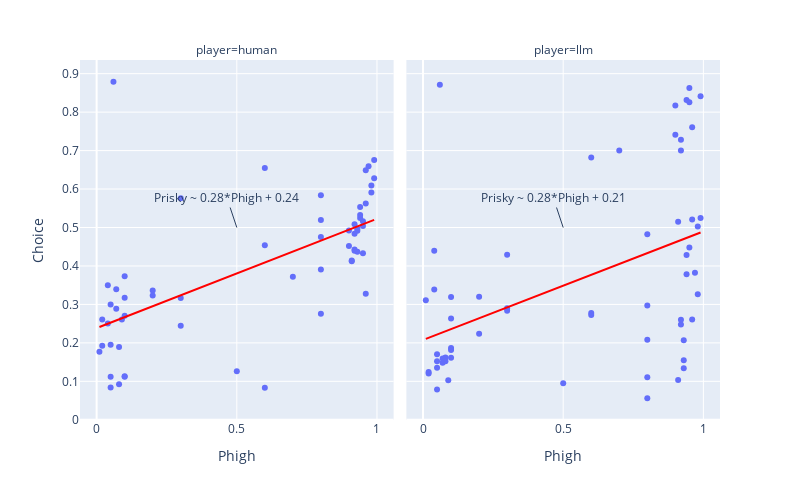

Write notebook code for a chart like this one.
### Code cell
est_agg['player'] = 'human'
df_llm_agg['player'] = 'llm'
combined = pd.concat([est_agg, df_llm_agg])
fig = px.scatter(combined, x='Phigh', y='Choice', trendline="ols", facet_col='player', trendline_color_override='red', width=800, height=500,)
results = px.get_trendline_results(fig)
stats0 = results['px_fit_results'].values[0]
stats1 = results['px_fit_results'].values[1]
# add the slop and intercept of the trendline to the plot 
fig.add_annotation(x=0.5, y=0.5, text=f"Prisky ~ {stats0.params[1]:.2f}*Phigh + {stats0.params[0]:.2f}")
fig.add_annotation(x=0.5, y=0.5, text=f"Prisky ~ {stats1.params[1]:.2f}*Phigh + {stats1.params[0]:.2f}", col=2, row=1)

fig.show()

### Figure 1 — Plotly figure (JSON) as saved in the notebook; plotly's stock layout.template omitted (floating-point values rounded to 4 significant figures)
{"data": [{"hovertemplate": "player=human<br>Phigh=%{x}<br>Choice=%{y}<extra></extra>", "legendgroup": "", "marker": {"color": "#636efa", "symbol": "circle"}, "mode": "markers", "name": "", "orientation": "v", "showlegend": false, "type": "scatter", "x": [0.96, 0.95, 0.3, 0.2, 0.9, 0.99, 0.7, 0.1, 0.95, 0.92, 0.02, 0.94, 0.05, 0.6, 0.08, 0.07, 0.1, 0.2, 0.9, 0.6, 0.1, 0.91, 0.8, 0.05, 0.02, 0.05, 0.93, 0.8, 0.92, 0.91, 0.95, 0.93, 0.96, 0.05, 0.93, 0.08, 0.8, 0.07, 0.3, 0.98, 0.8, 0.92, 0.06, 0.96, 0.8, 0.1, 0.04, 0.98, 0.5, 0.04, 0.94, 0.09, 0.1, 0.01, 0.97, 0.94, 0.6, 0.99, 0.3, 0.92], "xaxis": "x", "y": [0.3275, 0.504, 0.2445, 0.3235, 0.452, 0.6755, 0.372, 0.2705, 0.433, 0.4395, 0.261, 0.5535, 0.112, 0.655, 0.189, 0.3395, 0.3735, 0.3365, 0.492, 0.083, 0.112, 0.412, 0.3905, 0.084, 0.1925, 0.195, 0.497, 0.584, 0.5085, 0.414, 0.516, 0.4915, 0.649, 0.3, 0.437, 0.0925, 0.276, 0.2885, 0.576, 0.609, 0.5195, 0.484, 0.879, 0.5625, 0.475, 0.3175, 0.2505, 0.591, 0.1265, 0.35, 0.5245, 0.261, 0.1135, 0.177, 0.659, 0.5325, 0.454, 0.628, 0.317, 0.4425], "yaxis": "y"}, {"hovertemplate": "<b>OLS trendline</b><br>Choice = 0.28441 * Phigh + 0.2384<br>R<sup>2</sup>=0.409414<br><br>player=human<br>Phigh=%{x}<br>Choice=%{y} <b>(trend)</b><extra></extra>", "legendgroup": "", "line": {"color": "red"}, "marker": {"color": "#636efa", "symbol": "circle"}, "mode": "lines", "name": "", "showlegend": false, "type": "scatter", "x": [0.01, 0.02, 0.02, 0.04, 0.04, 0.05, 0.05, 0.05, 0.05, 0.06, 0.07, 0.07, 0.08, 0.08, 0.09, 0.1, 0.1, 0.1, 0.1, 0.1, 0.2, 0.2, 0.3, 0.3, 0.3, 0.5, 0.6, 0.6, 0.6, 0.7, 0.8, 0.8, 0.8, 0.8, 0.8, 0.9, 0.9, 0.91, 0.91, 0.92, 0.92, 0.92, 0.92, 0.93, 0.93, 0.93, 0.94, 0.94, 0.94, 0.95, 0.95, 0.95, 0.96, 0.96, 0.96, 0.97, 0.98, 0.98, 0.99, 0.99], "xaxis": "x", "y": [0.2412, 0.2441, 0.2441, 0.2498, 0.2498, 0.2526, 0.2526, 0.2526, 0.2526, 0.2555, 0.2583, 0.2583, 0.2612, 0.2612, 0.264, 0.2668, 0.2668, 0.2668, 0.2668, 0.2668, 0.2953, 0.2953, 0.3237, 0.3237, 0.3237, 0.3806, 0.409, 0.409, 0.409, 0.4375, 0.4659, 0.4659, 0.4659, 0.4659, 0.4659, 0.4944, 0.4944, 0.4972, 0.4972, 0.5001, 0.5001, 0.5001, 0.5001, 0.5029, 0.5029, 0.5029, 0.5057, 0.5057, 0.5057, 0.5086, 0.5086, 0.5086, 0.5114, 0.5114, 0.5114, 0.5143, 0.5171, 0.5171, 0.52, 0.52], "yaxis": "y"}, {"hovertemplate": "player=llm<br>Phigh=%{x}<br>Choice=%{y}<extra></extra>", "legendgroup": "", "marker": {"color": "#636efa", "symbol": "circle"}, "mode": "markers", "name": "", "orientation": "v", "showlegend": false, "type": "scatter", "x": [0.96, 0.95, 0.3, 0.2, 0.9, 0.99, 0.7, 0.1, 0.95, 0.92, 0.02, 0.94, 0.05, 0.6, 0.08, 0.07, 0.1, 0.2, 0.9, 0.6, 0.1, 0.91, 0.8, 0.05, 0.02, 0.05, 0.93, 0.8, 0.92, 0.91, 0.95, 0.93, 0.96, 0.05, 0.93, 0.08, 0.8, 0.07, 0.3, 0.98, 0.8, 0.92, 0.06, 0.96, 0.8, 0.1, 0.04, 0.98, 0.5, 0.04, 0.94, 0.09, 0.1, 0.01, 0.97, 0.94, 0.6, 0.99, 0.3, 0.92], "xaxis": "x2", "y": [0.5205, 0.863, 0.29, 0.32, 0.7415, 0.8415, 0.7005, 0.1865, 0.8255, 0.7285, 0.1205, 0.8315, 0.1355, 0.682, 0.162, 0.148, 0.1615, 0.224, 0.817, 0.278, 0.1815, 0.515, 0.208, 0.0785, 0.124, 0.1525, 0.1545, 0.1105, 0.2475, 0.1035, 0.448, 0.134, 0.2605, 0.1705, 0.2065, 0.1525, 0.056, 0.1595, 0.429, 0.3265, 0.4825, 0.7005, 0.8715, 0.761, 0.297, 0.2635, 0.4395, 0.5025, 0.095, 0.3385, 0.4285, 0.1025, 0.3195, 0.311, 0.3825, 0.3785, 0.2725, 0.5245, 0.2835, 0.26], "yaxis": "y2"}, {"hovertemplate": "<b>OLS trendline</b><br>Choice = 0.282178 * Phigh + 0.207699<br>R<sup>2</sup>=0.213810<br><br>player=llm<br>Phigh=%{x}<br>Choice=%{y} <b>(trend)</b><extra></extra>", "legendgroup": "", "line": {"color": "red"}, "marker": {"color": "#636efa", "symbol": "circle"}, "mode": "lines", "name": "", "showlegend": false, "type": "scatter", "x": [0.01, 0.02, 0.02, 0.04, 0.04, 0.05, 0.05, 0.05, 0.05, 0.06, 0.07, 0.07, 0.08, 0.08, 0.09, 0.1, 0.1, 0.1, 0.1, 0.1, 0.2, 0.2, 0.3, 0.3, 0.3, 0.5, 0.6, 0.6, 0.6, 0.7, 0.8, 0.8, 0.8, 0.8, 0.8, 0.9, 0.9, 0.91, 0.91, 0.92, 0.92, 0.92, 0.92, 0.93, 0.93, 0.93, 0.94, 0.94, 0.94, 0.95, 0.95, 0.95, 0.96, 0.96, 0.96, 0.97, 0.98, 0.98, 0.99, 0.99], "xaxis": "x2", "y": [0.2105, 0.2133, 0.2133, 0.219, 0.219, 0.2218, 0.2218, 0.2218, 0.2218, 0.2246, 0.2275, 0.2275, 0.2303, 0.2303, 0.2331, 0.2359, 0.2359, 0.2359, 0.2359, 0.2359, 0.2641, 0.2641, 0.2924, 0.2924, 0.2924, 0.3488, 0.377, 0.377, 0.377, 0.4052, 0.4334, 0.4334, 0.4334, 0.4334, 0.4334, 0.4617, 0.4617, 0.4645, 0.4645, 0.4673, 0.4673, 0.4673, 0.4673, 0.4701, 0.4701, 0.4701, 0.4729, 0.4729, 0.4729, 0.4758, 0.4758, 0.4758, 0.4786, 0.4786, 0.4786, 0.4814, 0.4842, 0.4842, 0.4871, 0.4871], "yaxis": "y2"}], "layout": {"annotations": [{"showarrow": false, "text": "player=human", "x": 0.245, "xanchor": "center", "xref": "paper", "y": 1, "yanchor": "bottom", "yref": "paper"}, {"showarrow": false, "text": "player=llm", "x": 0.755, "xanchor": "center", "xref": "paper", "y": 1, "yanchor": "bottom", "yref": "paper"}, {"text": "Prisky ~ 0.28*Phigh + 0.24", "x": 0.5, "y": 0.5}, {"text": "Prisky ~ 0.28*Phigh + 0.21", "x": 0.5, "xref": "x2", "y": 0.5, "yref": "y2"}], "height": 500, "legend": {"tracegroupgap": 0}, "margin": {"t": 60}, "width": 800, "xaxis": {"anchor": "y", "domain": [0, 0.49], "title": {"text": "Phigh"}}, "xaxis2": {"anchor": "y2", "domain": [0.51, 1], "matches": "x", "title": {"text": "Phigh"}}, "yaxis": {"anchor": "x", "domain": [0, 1], "title": {"text": "Choice"}}, "yaxis2": {"anchor": "x2", "domain": [0, 1], "matches": "y", "showticklabels": false}}}
